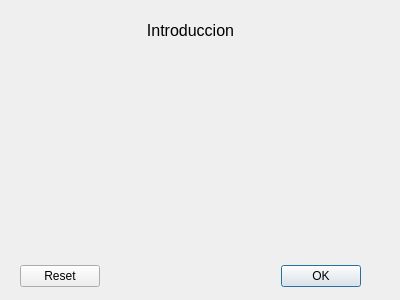
<?xml version="1.0" encoding="UTF-8"?>
<ui version="4.0">
 <class>introduccion</class>
 <widget class="QDialog" name="introduccion">
  <property name="geometry">
   <rect>
    <x>0</x>
    <y>0</y>
    <width>400</width>
    <height>300</height>
   </rect>
  </property>
  <property name="windowTitle">
   <string>Dialog</string>
  </property>
  <widget class="QDialogButtonBox" name="buttonBox">
   <property name="geometry">
    <rect>
     <x>20</x>
     <y>260</y>
     <width>341</width>
     <height>32</height>
    </rect>
   </property>
   <property name="palette">
    <palette>
     <active>
      <colorrole role="Base">
       <brush brushstyle="SolidPattern">
        <color alpha="255">
         <red>156</red>
         <green>255</green>
         <blue>239</blue>
        </color>
       </brush>
      </colorrole>
     </active>
     <inactive>
      <colorrole role="Base">
       <brush brushstyle="SolidPattern">
        <color alpha="255">
         <red>156</red>
         <green>255</green>
         <blue>239</blue>
        </color>
       </brush>
      </colorrole>
     </inactive>
     <disabled>
      <colorrole role="Base">
       <brush brushstyle="SolidPattern">
        <color alpha="255">
         <red>240</red>
         <green>240</green>
         <blue>240</blue>
        </color>
       </brush>
      </colorrole>
     </disabled>
    </palette>
   </property>
   <property name="orientation">
    <enum>Qt::Horizontal</enum>
   </property>
   <property name="standardButtons">
    <set>QDialogButtonBox::Ok|QDialogButtonBox::Reset</set>
   </property>
   <property name="centerButtons">
    <bool>false</bool>
   </property>
  </widget>
  <widget class="QLabel" name="label">
   <property name="geometry">
    <rect>
     <x>130</x>
     <y>10</y>
     <width>121</width>
     <height>41</height>
    </rect>
   </property>
   <property name="text">
    <string>&lt;html&gt;&lt;head/&gt;&lt;body&gt;&lt;p align=&quot;center&quot;&gt;&lt;span style=&quot; font-size:12pt;&quot;&gt;Introduccion&lt;/span&gt;&lt;/p&gt;&lt;/body&gt;&lt;/html&gt;</string>
   </property>
  </widget>
 </widget>
 <resources/>
 <connections>
  <connection>
   <sender>buttonBox</sender>
   <signal>accepted()</signal>
   <receiver>introduccion</receiver>
   <slot>accept()</slot>
   <hints>
    <hint type="sourcelabel">
     <x>248</x>
     <y>254</y>
    </hint>
    <hint type="destinationlabel">
     <x>157</x>
     <y>274</y>
    </hint>
   </hints>
  </connection>
  <connection>
   <sender>buttonBox</sender>
   <signal>accepted()</signal>
   <receiver>introduccion</receiver>
   <slot>accept()</slot>
   <hints>
    <hint type="sourcelabel">
     <x>316</x>
     <y>260</y>
    </hint>
    <hint type="destinationlabel">
     <x>286</x>
     <y>274</y>
    </hint>
   </hints>
  </connection>
 </connections>
</ui>
